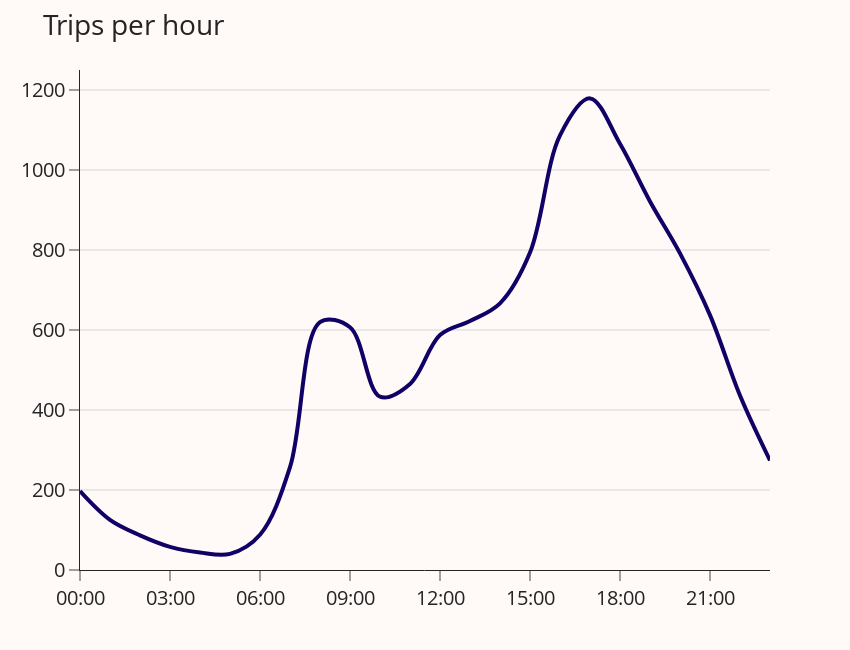

The cell this chart's notebook holds for it:
### Code cell
df = grouped_counts_df.groupby("time")["count"].sum().reset_index()
df["count"] = df["count"] / 214
df["time"] = pd.to_datetime(df["time"])

fig = go.Figure()

fig.add_trace(
    go.Scatter(
        x=df["time"],
        y=df["count"],
        mode="lines",
        line=dict(shape="spline", color="#100166", width=4)
    ))

fig.update_layout(
    plot_bgcolor="#FFFAF7", 
    paper_bgcolor="#FFFAF7", 
    showlegend=False, 
    width=850,
    height=650, 
    margin=dict(t=70),
    template="simple_white",
    # xaxis_title="time",
    # yaxis_title="trips per hour",
    title="Trips per hour",
    xaxis=dict(
        tickmode="auto",
        nticks=9,
        tickformat="%H:%M",
        ticklen=10
    ),
    yaxis=dict(showgrid=True, gridwidth=2, range=[0,1250], ticklen=10),
    font=dict(size=20)
    )

fig

### Figure 1 — Plotly figure (JSON) as saved in the notebook; plotly's stock layout.template omitted (floating-point values rounded to 4 significant figures)
{"data": [{"line": {"color": "#100166", "shape": "spline", "width": 4}, "mode": "lines", "type": "scatter", "x": ["2024-12-13T00:00:00", "2024-12-13T01:00:00", "2024-12-13T02:00:00", "2024-12-13T03:00:00", "2024-12-13T04:00:00", "2024-12-13T05:00:00", "2024-12-13T06:00:00", "2024-12-13T07:00:00", "2024-12-13T08:00:00", "2024-12-13T09:00:00", "2024-12-13T10:00:00", "2024-12-13T11:00:00", "2024-12-13T12:00:00", "2024-12-13T13:00:00", "2024-12-13T14:00:00", "2024-12-13T15:00:00", "2024-12-13T16:00:00", "2024-12-13T17:00:00", "2024-12-13T18:00:00", "2024-12-13T19:00:00", "2024-12-13T20:00:00", "2024-12-13T21:00:00", "2024-12-13T22:00:00", "2024-12-13T23:00:00"], "y": [197.3, 125.3, 86.7, 57.98, 43.83, 40.32, 88.1, 257.0, 619.7, 606.8, 433.3, 465.2, 587.3, 622.4, 666.8, 793.6, 1086.0, 1179.0, 1066.0, 921.3, 791.5, 637.1, 436.1, 273.8]}], "layout": {"font": {"size": 20}, "height": 650, "margin": {"t": 70}, "paper_bgcolor": "#FFFAF7", "plot_bgcolor": "#FFFAF7", "showlegend": false, "title": {"text": "Trips per hour"}, "width": 850, "xaxis": {"nticks": 9, "tickformat": "%H:%M", "ticklen": 10, "tickmode": "auto"}, "yaxis": {"gridwidth": 2, "range": [0, 1250], "showgrid": true, "ticklen": 10}}}
